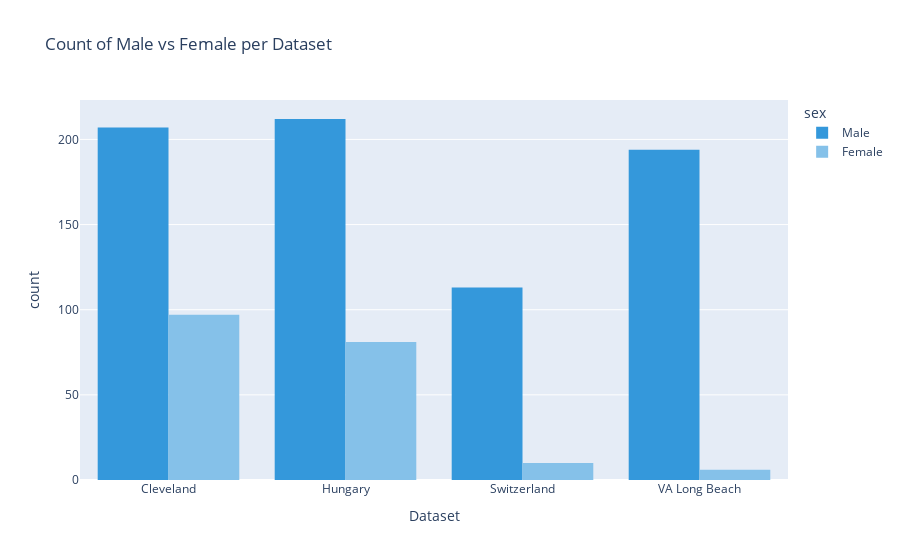

Notebook code cell kept with this figure:
### Code cell
# Let's plot the count of male vs female per Dataset
fig = px.histogram(data_frame=df, x='dataset', color='sex', barmode='group',
                   color_discrete_map={'Male': '#3498db', 'Female': '#85c1e9'},
                   labels={'dataset': 'Dataset', 'count': 'Count'},
                   title='Count of Male vs Female per Dataset'
                 )
fig.show()

### Figure 1 — Plotly figure (JSON) as saved in the notebook; plotly's stock layout.template omitted (floating-point values rounded to 4 significant figures; data arrays with more than 128 entries replaced by an {"elided": "..."} marker saying what was removed)
{"data": [{"alignmentgroup": "True", "bingroup": "x", "hovertemplate": "sex=Male<br>Dataset=%{x}<br>count=%{y}<extra></extra>", "legendgroup": "Male", "marker": {"color": "#3498db", "pattern": {"shape": ""}}, "name": "Male", "offsetgroup": "Male", "orientation": "v", "showlegend": true, "type": "histogram", "x": {"elided": "726 str values"}, "xaxis": "x", "yaxis": "y"}, {"alignmentgroup": "True", "bingroup": "x", "hovertemplate": "sex=Female<br>Dataset=%{x}<br>count=%{y}<extra></extra>", "legendgroup": "Female", "marker": {"color": "#85c1e9", "pattern": {"shape": ""}}, "name": "Female", "offsetgroup": "Female", "orientation": "v", "showlegend": true, "type": "histogram", "x": {"elided": "194 str values"}, "xaxis": "x", "yaxis": "y"}], "layout": {"barmode": "group", "legend": {"title": {"text": "sex"}, "tracegroupgap": 0}, "title": {"text": "Count of Male vs Female per Dataset"}, "xaxis": {"anchor": "y", "domain": [0, 1], "title": {"text": "Dataset"}}, "yaxis": {"anchor": "x", "domain": [0, 1], "title": {"text": "count"}}}}
